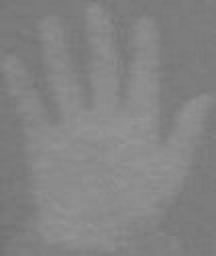
//> input picture skin/bwz.jpg, 108 x 128 px (shown 2 times larger)
$ ./skin   (built with g++ and OpenCV 4)
//> lines starting //> are read from the running program, lines starting //| are printed output that depends on the picture; after the words box and inside, x2 and y2 are one past the last pixel; in counts of white or black regions, pixels touching at a corner belong together
#include "stdafx.h"
#include <iostream>
#include <vector>
#include <string>
#include <list>
#include <map>
#include <stack>
#include <opencv2/core/core.hpp>
#include <opencv2/features2d/features2d.hpp>
#include <opencv2/highgui/highgui.hpp>
#include <opencv2/imgproc/imgproc.hpp>
#include <opencv2/calib3d/calib3d.hpp>


using namespace std;
using namespace cv;


//8邻接种子算法，并返回每块区域的边缘框
void Seed_Filling(const cv::Mat& binImg, cv::Mat& labelImg, int& labelNum, int (&ymin)[20], int(&ymax)[20], int(&xmin)[20], int(&xmax)[20])   //种子填充法
{
	if (binImg.empty() ||
		binImg.type() != CV_8UC1)
	{
		return;
	}

	labelImg.release();
	binImg.convertTo(labelImg, CV_32SC1);
	int label = 1;
	int rows = binImg.rows - 1;
	int cols = binImg.cols - 1;
	for (int i = 1; i < rows - 1; i++)
	{
		int* data = labelImg.ptr<int>(i);
		for (int j = 1; j < cols - 1; j++)
		{
			if (data[j] == 1)
			{
				std::stack<std::pair<int, int>> neighborPixels;
				neighborPixels.push(std::pair<int, int>(j, i));     // 像素位置: <j,i>
				++label;  // 没有重复的团，开始新的标签
				ymin[label] = i;
				ymax[label] = i;
				xmin[label] = j;
				xmax[label] = j;
				while (!neighborPixels.empty())
				{
					std::pair<int, int> curPixel = neighborPixels.top(); //如果与上一行中一个团有重合区域，则将上一行的那个团的标号赋给它
					int curX = curPixel.first;
					int curY = curPixel.second;
					labelImg.at<int>(curY,curX) = label;

					neighborPixels.pop();

					if ((curX>0)&&(curY>0)&&(curX<(cols-1))&&(curY<(rows-1)))
					{
						if (labelImg.at<int>(curY - 1,curX) == 1)						//上
						{
							neighborPixels.push(std::pair<int, int>(curX, curY - 1));
							//ymin[label] = curY - 1;
						}
						if (labelImg.at<int>( curY + 1,curX) == 1)						//下
						{
							neighborPixels.push(std::pair<int, int>(curX, curY + 1));
							if ((curY+1)>ymax[label])
								ymax[label] = curY + 1;
						}
						if (labelImg.at<int>(curY,curX - 1) == 1)						//左
						{
							neighborPixels.push(std::pair<int, int>(curX - 1, curY));
							if ((curX - 1)<xmin[label])
								xmin[label] = curX - 1;
						}
						if (labelImg.at<int>(curY,curX + 1) == 1)						//右
						{
							neighborPixels.push(std::pair<int, int>(curX + 1, curY));
							if ((curX + 1)>xmax[label])
								xmax[label] = curX + 1;
						}
						if (labelImg.at<int>(curY - 1,curX-1) == 1)					//左上
						{
							neighborPixels.push(std::pair<int, int>(curX - 1, curY - 1));
							//ymin[label] = curY - 1;
							if ((curX - 1)<xmin[label])
								xmin[label] = curX - 1;
						}
						if (labelImg.at<int>(curY + 1,curX+1) == 1)					//右下
						{
							neighborPixels.push(std::pair<int, int>(curX+1, curY + 1));
							if ((curY + 1)>ymax[label])
								ymax[label] = curY + 1;
							if ((curX + 1)>xmax[label])
								xmax[label] = curX + 1;

						}
						if (labelImg.at<int>( curY + 1,curX - 1) == 1)					//左下
						{
							neighborPixels.push(std::pair<int, int>(curX - 1, curY+1));
							if ((curY + 1)>ymax[label])
								ymax[label] = curY + 1;
							if ((curX - 1)<xmin[label])
								xmin[label] = curX - 1;
						}
						if (labelImg.at<int>( curY - 1,curX + 1) == 1)					//右上
						{
							neighborPixels.push(std::pair<int, int>(curX + 1, curY-1));
							//ymin[label] = curY - 1;
							if ((curX + 1)>xmax[label])
								xmax[label] = curX + 1;

						}
					}
				}
			}
		}
	}
	labelNum = label-1;

}

class WatershedSegmenter {
private:
	cv::Mat markers;
public:
	void setMarkers(const cv::Mat& markerImage) {

		// Convert to image of ints
		markerImage.convertTo(markers, CV_32S);
	}
	cv::Mat process(const cv::Mat &image) {

		// Apply watershed
		cv::watershed(image, markers);
		return markers;
	}
	// Return result in the form of an image
	cv::Mat getSegmentation() {

		cv::Mat tmp;
		// all segment with label higher than 255
		// will be assigned value 255
		markers.convertTo(tmp, CV_8U);
		return tmp;
	}

	// Return watershed in the form of an image
	cv::Mat getWatersheds() {
		cv::Mat tmp;
		markers.convertTo(tmp, CV_8U,255, 255);
		return tmp;
	}
};


int main()
{
//设置视频读入，括号里面的数字是摄像头的选择，一般自带的是0
cv::VideoCapture cap(0);
if (!cap.isOpened())
{
	return -1;
}
Mat frame;
Mat binImage,tmp;
Mat Y, Cr, Cb;
vector<Mat> channels;
//模板图片，是Cr颜色通道的人手图像截图
Mat tmpl = imread("bwz.jpg",CV_8UC1);
//> tmpl is the input picture: 128 rows x 108 cols, CV_8UC1; min 114, max 150, mean 131.7


bool stop = false;
while (!stop)
{
	//读入视频帧，转换颜色空间，并分割通道
	cap >> frame;
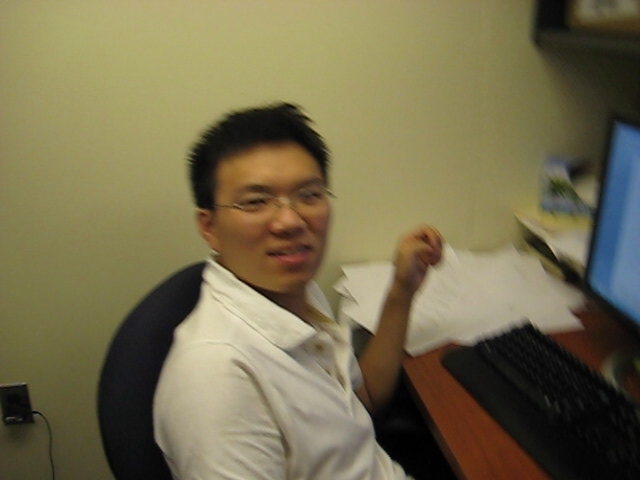
//> input picture skin/0405.jpg, 640 x 480 px, given in place of the camera
//> frame is the input picture: 480 rows x 640 cols, CV_8UC3; mean B, G, R 78.6, 110.1, 118.5
	cvtColor(frame, binImage, CV_BGR2GRAY);
	frame.copyTo(tmp);
	cvtColor(tmp, tmp, CV_BGR2YCrCb);
//> tmp: 480 rows x 640 cols, CV_8UC3; mean of channels 0, 1, 2 109, 134.8, 110.8
	split(tmp, channels);
	Cr = channels.at(1);
	Cb = channels.at(2);

	//肤色检测，输出二值图像
	for (int j = 1; j < Cr.rows - 1; j++)
	{
		uchar* currentCr = Cr.ptr< uchar>(j);
		uchar* currentCb = Cb.ptr< uchar>(j);
		uchar* current = binImage.ptr< uchar>(j);
		for (int i = 1; i < Cb.cols - 1; i++)
		{
			if ((currentCr[i] > 140) && (currentCr[i] < 170)  &&(currentCb[i] > 77) && (currentCb[i] < 123))
				current[i] = 255;
			else
				current[i] = 0;
		}
	}

	//形态学处理
	//dilate(binImage, binImage, Mat());
	dilate(binImage, binImage, Mat());
//> binImage: 480 rows x 640 cols, CV_8UC1; min 0, max 255, mean 28.7

	//分水岭算法
	cv::Mat fg;
	cv::erode(binImage, fg, cv::Mat(), cv::Point(-1, -1), 6);
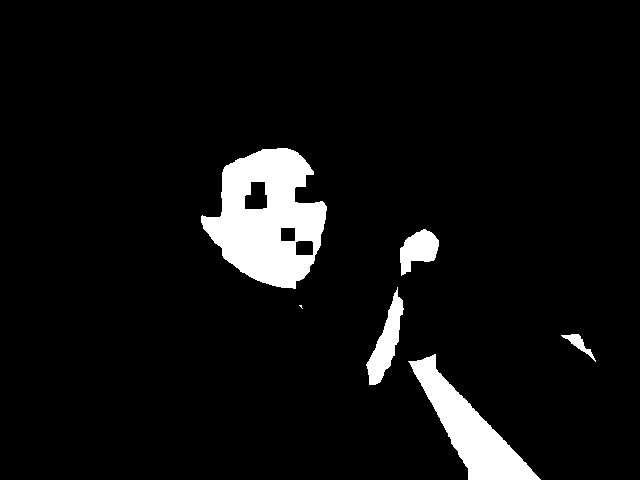
//> fg: 480 rows x 640 cols, CV_8UC1; 6.2% white; 6 white regions (1 under 20 px), largest, box (x1, y1, x2, y2) and area: (201, 148, 327, 289) 10879, (408, 354, 541, 480) 5458, (366, 287, 404, 385) 1498, (400, 229, 439, 276) 1097, (561, 334, 596, 362) 260
	// Identify image pixels without objects
	cv::Mat bg;
	cv::dilate(binImage, bg, cv::Mat(), cv::Point(-1, -1), 6);
	cv::threshold(bg, bg, 1, 128, cv::THRESH_BINARY_INV);
//> bg: 480 rows x 640 cols, CV_8UC1; values 0 (black) and 128 (white), 79.2% white; 5 black regions, box (x1, y1, x2, y2) and area: (0, 0, 640, 480) 37762, (188, 136, 340, 331) 20820, (541, 304, 610, 378) 3339, (505, 200, 567, 236) 1564, (569, 214, 585, 231) 271
	// Show markers image
	cv::Mat markers(binImage.size(), CV_8U, cv::Scalar(0));
	markers = fg + bg;
	// Create watershed segmentation object
	WatershedSegmenter segmenter;
	segmenter.setMarkers(markers);
//> in setMarkers, `markerImage.convertTo(markers, CV_32S);`:
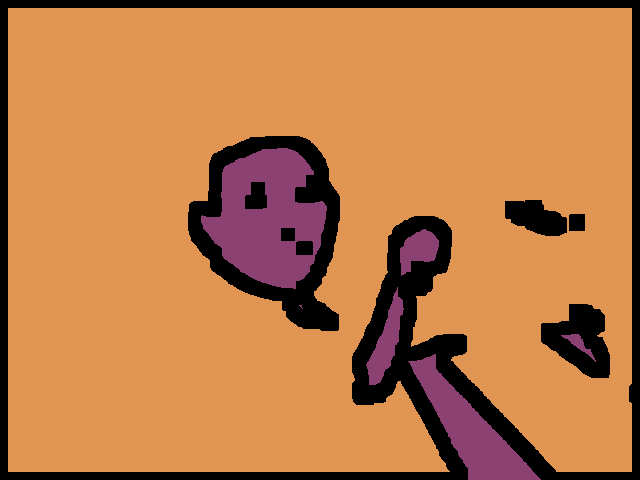
//> markers: 480 rows x 640 cols, CV_32SC1; 3 distinct labels, from 0 to 255; one colour per label, 0 black
	segmenter.process(frame);
//> in process, `cv::watershed(image, markers);`:
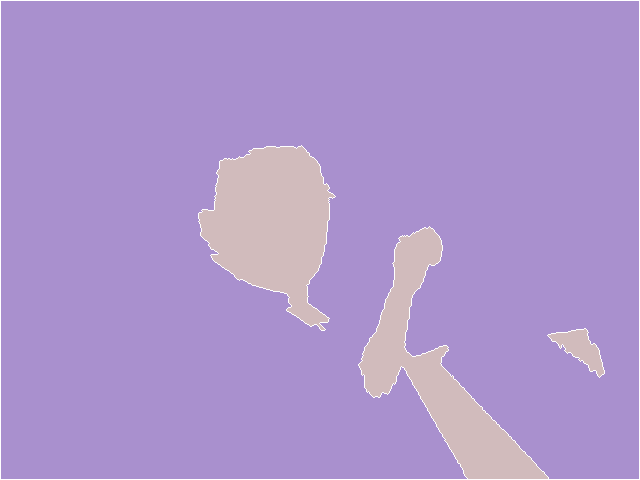
//> markers: 480 rows x 640 cols, CV_32SC1; 3 distinct labels, from -1 to 255; one colour per label, 0 black, -1 white
	Mat waterShed;
	waterShed = segmenter.getWatersheds();
//> in getWatersheds, `markers.convertTo(tmp, CV_8U,255, 255);`:
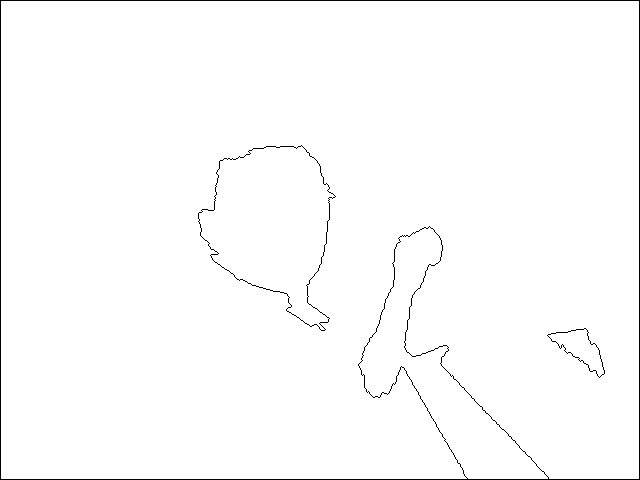
//> tmp: 480 rows x 640 cols, CV_8UC1; 98.8% white; black in thin lines or dots
	//imshow("watershed", waterShed);
	//获得区域边框
	threshold(waterShed, waterShed, 1, 1, THRESH_BINARY_INV);
//> waterShed: 480 rows x 640 cols, CV_8UC1; values 0 (black) and 1 (white), 1.2% white in thin lines or dots

	//8向种子算法，给边框做标记
	Mat labelImg;
	int label, ymin[20], ymax[20], xmin[20], xmax[20];
	Seed_Filling(waterShed, labelImg, label, ymin, ymax, xmin, xmax);
//> after the loop in Seed_Filling, `for (int i = 1; i < rows - 1; i++)`:
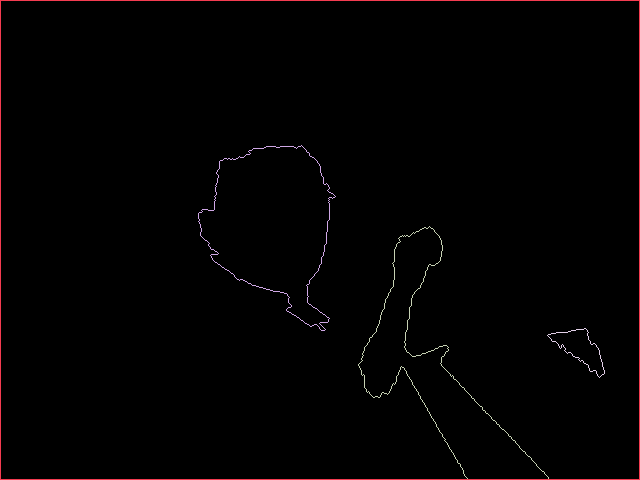
//> labelImg: 480 rows x 640 cols, CV_32SC1; 5 distinct labels, from 0 to 4; one colour per label, 0 black
//> after the loop in Seed_Filling, `for (int i = 1; i < rows - 1; i++)`: label = 4
//> in Seed_Filling, `labelNum = label-1;`: labelNum = 3
//> label = 3; ymin = 20 values, max 328 at index 4, min 0 at index 0, mean 34.95; ymax = 20 values, max 478 at index 3, min 0 at index 0, mean 59.25; xmin = 20 values, max 547 at index 4, min 0 at index 0, mean 55.15; xmax = 20 values, max 604 at index 4, min 0 at index 0, mean 74.35

	//根据标记，对每块候选区就行缩放，并与模板比较
	Size dsize = Size(tmpl.cols, tmpl.rows);
//> dsize = Size(108, 128)
	float simi[20];
	for (int i = 0; i < label; i++)
	{
		simi[i] = 1;
		if (((xmax[2 + i] - xmin[2 + i])>50) && ((ymax[2 + i] - ymin[2 + i]) > 50))
		{
			//rectangle(frame, Point(xmin[2 + i], ymin[2 + i]), Point(xmax[2 + i], ymax[2 + i]), Scalar::all(255), 2, 8, 0);
			Mat rROI = Mat(dsize, CV_8UC1);
			resize(Cr(Rect(xmin[2 + i], ymin[2 + i], xmax[2 + i] - xmin[2 + i], ymax[2 + i] - ymin[2 + i])), rROI, dsize);
			Mat result;
			matchTemplate(rROI, tmpl, result, CV_TM_SQDIFF_NORMED);
			simi[i] = result.ptr<float>(0)[0];
			//cout << simi[i] << endl;
		}
	}
//> this loop made 3 passes
//> result on passes 1 to 2: [0.0126], [0.00933]
//> pass 2, `resize(Cr(Rect(xmin[2 + i], ymin[2 + i], xmax[2 + i] - xmin[2 + i], ym..`:
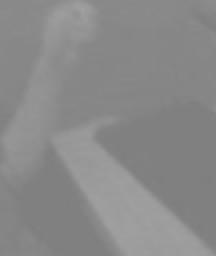
//> rROI: 128 rows x 108 cols, CV_8UC1 (shown 2 times larger); min 126, max 160, mean 137.4

	//统计一下区域中的肤色区域比例
	float fuseratio[20];
	for (int k = 0; k < label; k++)
	{
		fuseratio[k] = 1;
		if (((xmax[2 + k] - xmin[2 + k])>50) && ((ymax[2 + k] - ymin[2 + k]) > 50))
		{
			int fusepoint=0;
			for (int j = ymin[2+k]; j < ymax[2+k]; j++)
			{
				uchar* current = binImage.ptr< uchar>(j);
				for (int i = xmin[2+k]; i < xmax[2+k]; i++)
				{
					if (current[i] == 255)
						fusepoint += 1;
				}
			}
			fuseratio[k] = float(fusepoint) / ((xmax[2 + k] - xmin[2 + k])*(ymax[2 + k] - ymin[2 + k]));
			//cout << fuseratio[k] << endl;
		}
	}
//> this loop made 3 passes
//> fusepoint on passes 1 to 2: 16104, 14255

	//给符合阈值条件的位置画框
	for (int i = 0; i < label; i++)
	{
		if ((simi[i]<0.02)&&(fuseratio[i]<0.65))
			rectangle(frame, Point(xmin[2 + i], ymin[2 + i]), Point(xmax[2 + i], ymax[2 + i]), Scalar::all(255), 2, 8, 0);
	}
//> this loop made 3 passes

	imshow("frame", frame);
	//processor.writeNextFrame(frame);
	imshow("test", binImage);

	if (waitKey(1) >= 0)
//> the Esc key is pressed
		stop = true;
}
cout << "ss" << endl;
//cv::waitKey();
return 0;
}
